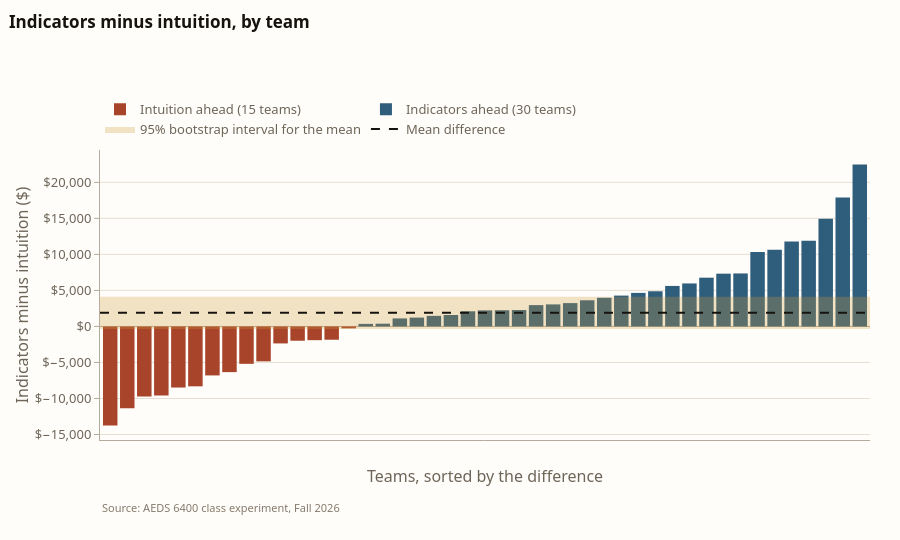

Notebook cell for this chart:
### Markdown cell above
## Figure 1 — the class experiment

One bar per team: the indicator portfolio's final value minus the intuition portfolio's, sorted from the team
where intuition won by most to the team where indicators won by most. The dashed line is the mean difference
and the band is its 95% bootstrap interval.

### Code cell
teams = pd.read_csv(TAB / "class_experiment_teams.csv").sort_values("difference").reset_index(drop=True)
cs = pd.read_csv(TAB / "class_experiment.csv", index_col="statistic")["value"]
mean_d, lo, hi = float(cs["mean_difference"]), float(cs["boot_ci95_lo"]), float(cs["boot_ci95_hi"])
teams["rank"] = np.arange(1, len(teams) + 1)
ahead = teams["difference"] > 0

fig = go.Figure()
for mask, name, color in [(~ahead, f"Intuition ahead ({int((~ahead).sum())} teams)", COLORS["post"]),
                          (ahead, f"Indicators ahead ({int(ahead.sum())} teams)", COLORS["pre"])]:
    t = teams[mask]
    fig.add_trace(go.Bar(x=t["rank"], y=t["difference"], name=name, marker_color=color,
                         customdata=t[["intuition", "indicators"]],
                         hovertemplate="Intuition: $%{customdata[0]:,.2f}<br>Indicators: $%{customdata[1]:,.2f}"
                                       "<br>Difference: $%{y:,.2f}<extra></extra>"))
x0, x1 = 0.4, len(teams) + 0.6
fig.add_trace(go.Scatter(x=[x0, x1, x1, x0], y=[lo, lo, hi, hi], fill="toself", mode="lines",
                         line=dict(width=0), fillcolor="rgba(209,154,58,0.28)", hoverinfo="skip",
                         name="95% bootstrap interval for the mean"))
fig.add_trace(go.Scatter(x=[x0, x1], y=[mean_d, mean_d], mode="lines", name="Mean difference",
                         line=dict(color=COLORS["ink"], width=2, dash="dash"),
                         hovertemplate="Mean difference: $%{y:,.2f}<extra></extra>"))
fig.update_layout(**base_layout("Indicators minus intuition, by team", height=540))
fig.update_layout(bargap=0.15, margin=dict(l=100, r=30, t=TOP, b=100),
                  xaxis=axis_style("Teams, sorted by the difference", showticklabels=False, ticks="", showgrid=False,
                                   range=[x0, x1]),
                  yaxis=axis_style("Indicators minus intuition ($)", tickprefix="$", tickformat=",.0f",
                                   zeroline=True, zerolinecolor=SITE["axis"], zerolinewidth=1))
source_note(fig, "AEDS 6400 class experiment, Fall 2026", y=-0.2)
save_html(fig, FIG / "fig1_class_experiment.html")
fig.show()

### Figure 1 — Plotly figure (JSON) as saved in the notebook; plotly's stock layout.template omitted (floating-point values rounded to 4 significant figures)
{"data": [{"customdata": [[109100.0, 95330.0], [99120.0, 87760.0], [98200.0, 88470.0], [102000.0, 92410.0], [95730.0, 87250.0], [111000.0, 102700.0], [114300.0, 107500.0], [97700.0, 91360.0], [102500.0, 97270.0], [101400.0, 96500.0], [97810.0, 95450.0], [99090.0, 97110.0], [100900.0, 99020.0], [101400.0, 99530.0], [96670.0, 96400.0]], "hovertemplate": "Intuition: $%{customdata[0]:,.2f}<br>Indicators: $%{customdata[1]:,.2f}<br>Difference: $%{y:,.2f}<extra></extra>", "marker": {"color": "#a8442a"}, "name": "Intuition ahead (15 teams)", "type": "bar", "x": [1, 2, 3, 4, 5, 6, 7, 8, 9, 10, 11, 12, 13, 14, 15], "y": [-13750.0, -11360.0, -9726.0, -9579.0, -8481.0, -8314.0, -6799.0, -6343.0, -5191.0, -4847.0, -2358.0, -1985.0, -1908.0, -1846.0, -270.1]}, {"customdata": [[100500.0, 100800.0], [109400.0, 109800.0], [103000.0, 104100.0], [105100.0, 106400.0], [101200.0, 102600.0], [95640.0, 97220.0], [103300.0, 105400.0], [100600.0, 102800.0], [102900.0, 105200.0], [109800.0, 112100.0], [103500.0, 106500.0], [98290.0, 101400.0], [94620.0, 97860.0], [104800.0, 108400.0], [97480.0, 101500.0], [101800.0, 106100.0], [100300.0, 104900.0], [102100.0, 107000.0], [113000.0, 118700.0], [96500.0, 102500.0], [91200.0, 97970.0], [96990.0, 104300.0], [101800.0, 109200.0], [110500.0, 120800.0], [98750.0, 109400.0], [97060.0, 108900.0], [101300.0, 113200.0], [89460.0, 104400.0], [100200.0, 118100.0], [94960.0, 117400.0]], "hovertemplate": "Intuition: $%{customdata[0]:,.2f}<br>Indicators: $%{customdata[1]:,.2f}<br>Difference: $%{y:,.2f}<extra></extra>", "marker": {"color": "#2f5d7c"}, "name": "Indicators ahead (30 teams)", "type": "bar", "x": [16, 17, 18, 19, 20, 21, 22, 23, 24, 25, 26, 27, 28, 29, 30, 31, 32, 33, 34, 35, 36, 37, 38, 39, 40, 41, 42, 43, 44, 45], "y": [354.8, 379.7, 1111.0, 1228.0, 1467.0, 1585.0, 2103.0, 2231.0, 2246.0, 2275.0, 2961.0, 3059.0, 3239.0, 3631.0, 3979.0, 4281.0, 4657.0, 4881.0, 5623.0, 5967.0, 6768.0, 7325.0, 7356.0, 10320.0, 10640.0, 11800.0, 11880.0, 14940.0, 17890.0, 22480.0]}, {"fill": "toself", "fillcolor": "rgba(209,154,58,0.28)", "hoverinfo": "skip", "line": {"width": 0}, "mode": "lines", "name": "95% bootstrap interval for the mean", "type": "scatter", "x": [0.4, 45.6, 45.6, 0.4], "y": [-339.9, -339.9, 4109.0, 4109.0]}, {"hovertemplate": "Mean difference: $%{y:,.2f}<extra></extra>", "line": {"color": "#16130f", "dash": "dash", "width": 2}, "mode": "lines", "name": "Mean difference", "type": "scatter", "x": [0.4, 45.6], "y": [1909.0, 1909.0]}], "layout": {"annotations": [{"align": "left", "font": {"color": "#857b6c", "size": 11}, "showarrow": false, "text": "Source: AEDS 6400 class experiment, Fall 2026", "x": 0, "xanchor": "left", "xref": "paper", "y": -0.2, "yanchor": "top", "yref": "paper"}], "bargap": 0.15, "font": {"color": "#6e6559", "family": "Archivo, system-ui, -apple-system, 'Segoe UI', sans-serif", "size": 13}, "height": 540, "hoverlabel": {"bgcolor": "white", "bordercolor": "#e6dfd2", "font": {"color": "#16130f", "family": "Archivo, system-ui, -apple-system, 'Segoe UI', sans-serif", "size": 12}}, "hovermode": "closest", "legend": {"bgcolor": "rgba(0,0,0,0)", "font": {"color": "#6e6559"}, "orientation": "h", "x": 0, "xanchor": "left", "y": 1.02, "yanchor": "bottom"}, "margin": {"b": 100, "l": 100, "r": 30, "t": 150}, "paper_bgcolor": "#fffdf9", "plot_bgcolor": "#fffdf9", "title": {"font": {"color": "#16130f", "size": 17}, "subtitle": {"font": {"color": "#6e6559", "size": 12}}, "text": "<b>Indicators minus intuition, by team</b>", "x": 0.01, "xanchor": "left", "y": 0.97, "yanchor": "top"}, "xaxis": {"gridcolor": "#e6dfd2", "gridwidth": 1, "linecolor": "#b5ab9b", "range": [0.4, 45.6], "showgrid": false, "showline": true, "showticklabels": false, "tickcolor": "#b5ab9b", "tickfont": {"color": "#6e6559"}, "ticks": "", "title": {"font": {"color": "#6e6559"}, "text": "Teams, sorted by the difference"}, "zeroline": false}, "yaxis": {"gridcolor": "#e6dfd2", "gridwidth": 1, "linecolor": "#b5ab9b", "showgrid": true, "showline": true, "tickcolor": "#b5ab9b", "tickfont": {"color": "#6e6559"}, "tickformat": ",.0f", "tickprefix": "$", "ticks": "outside", "title": {"font": {"color": "#6e6559"}, "text": "Indicators minus intuition ($)"}, "zeroline": true, "zerolinecolor": "#b5ab9b", "zerolinewidth": 1}}}
